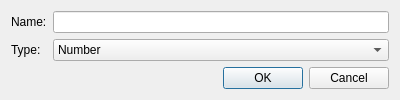
<?xml version="1.0" encoding="UTF-8"?>
<ui version="4.0">
 <class>ScratchNewVariableDialog</class>
 <widget class="QDialog" name="ScratchNewVariableDialog">
  <property name="geometry">
   <rect>
    <x>0</x>
    <y>0</y>
    <width>400</width>
    <height>95</height>
   </rect>
  </property>
  <property name="windowTitle">
   <string>New Variable</string>
  </property>
  <layout class="QGridLayout" name="gridLayout">
   <item row="0" column="0">
    <layout class="QFormLayout" name="formLayout">
     <item row="0" column="0">
      <widget class="QLabel" name="label">
       <property name="text">
        <string>Name:</string>
       </property>
      </widget>
     </item>
     <item row="0" column="1">
      <widget class="QLineEdit" name="name"/>
     </item>
     <item row="1" column="1">
      <widget class="QComboBox" name="type">
       <item>
        <property name="text">
         <string>Number</string>
        </property>
       </item>
       <item>
        <property name="text">
         <string>Condition</string>
        </property>
       </item>
       <item>
        <property name="text">
         <string>Point</string>
        </property>
       </item>
      </widget>
     </item>
     <item row="1" column="0">
      <widget class="QLabel" name="label_2">
       <property name="text">
        <string>Type:</string>
       </property>
      </widget>
     </item>
    </layout>
   </item>
   <item row="1" column="0">
    <widget class="QDialogButtonBox" name="buttonBox">
     <property name="orientation">
      <enum>Qt::Horizontal</enum>
     </property>
     <property name="standardButtons">
      <set>QDialogButtonBox::Cancel|QDialogButtonBox::Ok</set>
     </property>
    </widget>
   </item>
  </layout>
 </widget>
 <resources/>
 <connections>
  <connection>
   <sender>buttonBox</sender>
   <signal>accepted()</signal>
   <receiver>ScratchNewVariableDialog</receiver>
   <slot>accept()</slot>
   <hints>
    <hint type="sourcelabel">
     <x>248</x>
     <y>254</y>
    </hint>
    <hint type="destinationlabel">
     <x>157</x>
     <y>274</y>
    </hint>
   </hints>
  </connection>
  <connection>
   <sender>buttonBox</sender>
   <signal>rejected()</signal>
   <receiver>ScratchNewVariableDialog</receiver>
   <slot>reject()</slot>
   <hints>
    <hint type="sourcelabel">
     <x>316</x>
     <y>260</y>
    </hint>
    <hint type="destinationlabel">
     <x>286</x>
     <y>274</y>
    </hint>
   </hints>
  </connection>
 </connections>
</ui>
